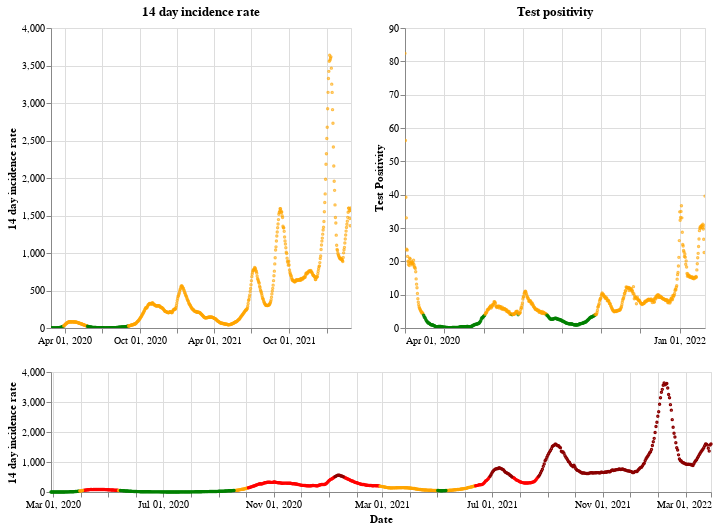

Source (notebook cell):
### Markdown cell above
## Scotland

### Code cell
plot_traffic_light('Scotland')

### Figure 1 — Vega-Lite specification as saved in the notebook (floating-point values rounded to 4 significant figures; data arrays with more than 128 entries replaced by an {"elided": "..."} marker saying what was removed)
{"config": {"view": {"continuousWidth": 400, "continuousHeight": 300}}, "vconcat": [{"hconcat": [{"mark": {"type": "point", "size": 2}, "encoding": {"color": {"condition": {"value": "green", "test": "(datum.twoWeeklyCasesRate <= 25)"}, "value": "orange"}, "tooltip": [{"type": "nominal", "field": "areaName"}, {"type": "temporal", "field": "date"}, {"type": "quantitative", "field": "twoWeeklyCasesRate"}, {"type": "quantitative", "field": "testPositivity"}], "x": {"type": "temporal", "axis": {"title": ""}, "field": "date", "scale": {"domain": {"selection": "DateBrush"}}, "timeUnit": "yearmonthdate"}, "y": {"type": "quantitative", "axis": {"title": "14 day incidence rate"}, "field": "twoWeeklyCasesRate"}}, "title": "14 day incidence rate", "width": 300}, {"mark": {"type": "point", "size": 2}, "encoding": {"color": {"condition": {"value": "green", "test": "(datum.testPositivity <= 4)"}, "value": "orange"}, "tooltip": [{"type": "nominal", "field": "areaName"}, {"type": "temporal", "field": "date"}, {"type": "quantitative", "field": "twoWeeklyCasesRate"}, {"type": "quantitative", "field": "testPositivity"}], "x": {"type": "temporal", "axis": {"title": ""}, "field": "date", "scale": {"domain": {"selection": "DateBrush"}}, "timeUnit": "yearmonthdate"}, "y": {"type": "quantitative", "axis": {"title": "Test Positivity"}, "field": "testPositivity"}}, "title": "Test positivity", "width": 300}]}, {"layer": [{"mark": {"type": "point", "size": 2}, "encoding": {"color": {"condition": {"value": "orange", "test": "(((datum.testPositivity < 4) && (datum.twoWeeklyCasesRate >= 50)) && (datum.twoWeeklyCasesRate < 200))"}, "value": "red"}, "opacity": {"condition": {"value": 1, "test": "((datum.twoWeeklyCasesRate >= 50) && (datum.twoWeeklyCasesRate < 500))"}, "value": 0}, "tooltip": [{"type": "nominal", "field": "areaName"}, {"type": "temporal", "field": "date"}, {"type": "quantitative", "field": "twoWeeklyCasesRate"}, {"type": "quantitative", "field": "testPositivity"}], "x": {"type": "temporal", "axis": {"title": "Date"}, "field": "date", "timeUnit": "yearmonthdate"}, "y": {"type": "quantitative", "axis": {"title": "14 day incidence rate"}, "field": "twoWeeklyCasesRate"}}, "selection": {"DateBrush": {"type": "interval", "encodings": ["x"], "fields": ["Time"]}}}, {"mark": {"type": "point", "size": 2}, "encoding": {"color": {"value": "darkred"}, "opacity": {"condition": {"value": 1, "test": "(datum.twoWeeklyCasesRate >= 500)"}, "value": 0}, "tooltip": [{"type": "nominal", "field": "areaName"}, {"type": "temporal", "field": "date"}, {"type": "quantitative", "field": "twoWeeklyCasesRate"}, {"type": "quantitative", "field": "testPositivity"}], "x": {"type": "temporal", "axis": {"title": "Date"}, "field": "date", "timeUnit": "yearmonthdate"}, "y": {"type": "quantitative", "axis": {"title": "14 day incidence rate"}, "field": "twoWeeklyCasesRate"}}}, {"mark": {"type": "point", "size": 2}, "encoding": {"color": {"condition": {"value": "green", "test": "((datum.testPositivity < 4) && (datum.twoWeeklyCasesRate < 50))"}, "value": "orange"}, "opacity": {"condition": {"value": 1, "test": "(datum.twoWeeklyCasesRate < 50)"}, "value": 0}, "tooltip": [{"type": "nominal", "field": "areaName"}, {"type": "temporal", "field": "date"}, {"type": "quantitative", "field": "twoWeeklyCasesRate"}, {"type": "quantitative", "field": "testPositivity"}], "x": {"type": "temporal", "axis": {"title": "Date"}, "field": "date", "timeUnit": "yearmonthdate"}, "y": {"type": "quantitative", "axis": {"title": "14 day incidence rate"}, "field": "twoWeeklyCasesRate"}}}], "height": 120, "width": 660}], "data": {"name": "data-cdaba6b4ac35cf389c54f702d5a8202c"}, "$schema": "https://vega.github.io/schema/vega-lite/v4.8.1.json", "datasets": {"data-cdaba6b4ac35cf389c54f702d5a8202c": {"elided": "733 records"}}}
